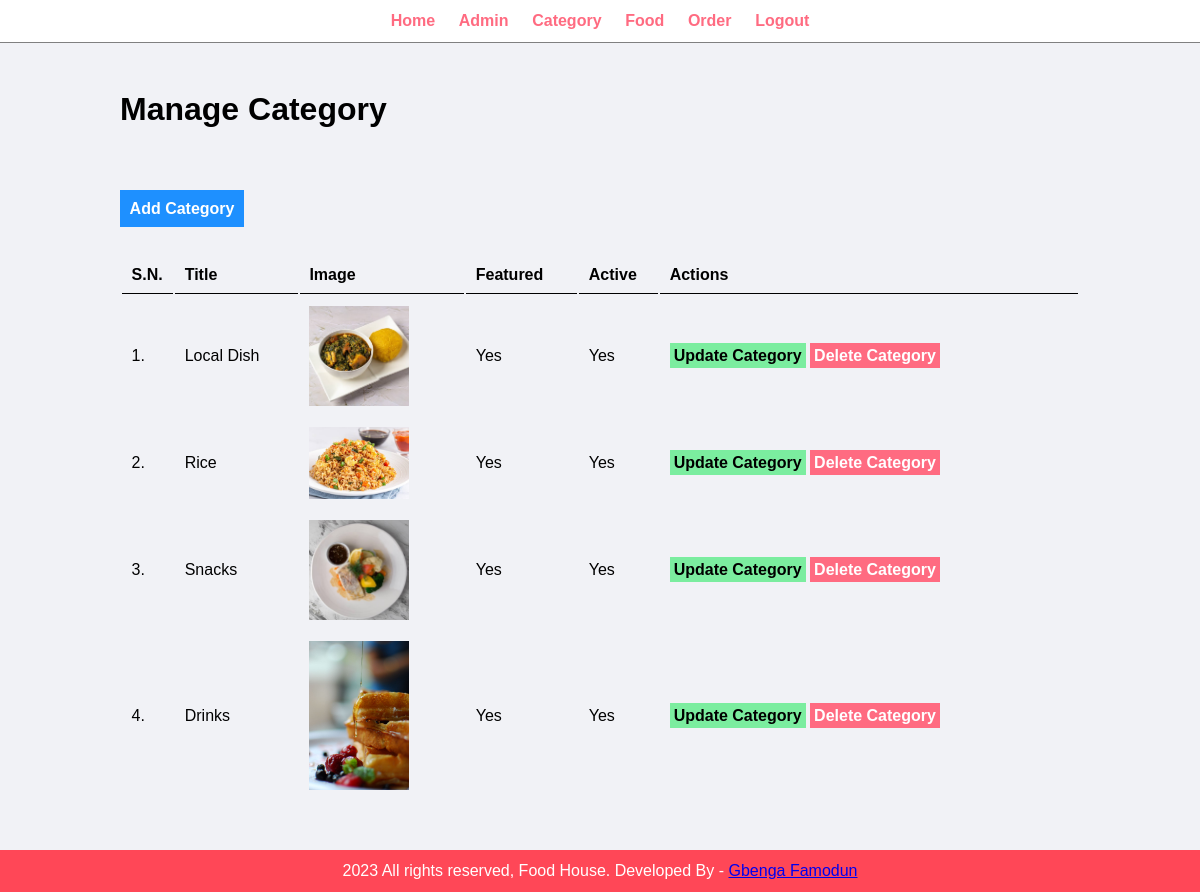
/food_order/admin/manage-category.php (signed in), run on the app's committed database.
### tables this page shows
CREATE TABLE `tbl_category` (
  `id` int(10) UNSIGNED NOT NULL,
  `title` varchar(100) NOT NULL,
  `image_name` varchar(255) NOT NULL,
  `featured` varchar(10) NOT NULL,
  `active` varchar(10) NOT NULL
);

### food_order/admin/manage-category.php (the view, shortened to what this page needs)
<?php include('partials/menu.php'); ?>
<div class="main-content">
    <div class="wrapper">
        <h1>Manage Category</h1>
        <br /><br />
        <br><br>
                <a href="<?php echo SITEURL; ?>admin/add-category.php" class="btn-primary">Add Category</a>
                <br /><br /><br />
                <table class="tbl-full">
                    <tr>
                        <th>S.N.</th>
                        <th>Title</th>
                        <th>Image</th>
                        <th>Featured</th>
                        <th>Active</th>
                        <th>Actions</th>
                    </tr>
                    <?php
                        $sql = "SELECT * FROM tbl_category";
                        $res = mysqli_query($conn, $sql);
                        $count = mysqli_num_rows($res);
                        $sn=1;
                        if($count>0)
                        {
                            while($row=mysqli_fetch_assoc($res))
                            {
                                $id = $row['id'];
                                $title = $row['title'];
                                $image_name = $row['image_name'];
                                $featured = $row['featured'];
                                $active = $row['active'];
                                ?>
                                    <tr>
                                        <td><?php echo $sn++; ?>. </td>
                                        <td><?php echo $title; ?></td>
                                        <td>
                                            <?php
                                                if($image_name!="")
                                                {
                                                    ?>
                                                    <img src="<?php echo SITEURL; ?>images/category/<?php echo $image_name; ?>" width="100px" >
                                                    <?php
                                                }
                                                else
                                                {
                                                    echo "<div class='error'>Image not Added.</div>";
                                                }
                                            ?>
                                        </td>
                                        <td><?php echo $featured; ?></td>
                                        <td><?php echo $active; ?></td>
                                        <td>
                                            <a href="<?php echo SITEURL; ?>admin/update-category.php?id=<?php echo $id; ?>" class="btn-secondary">Update Category</a>
                                            <a href="<?php echo SITEURL; ?>admin/delete-category.php?id=<?php echo $id; ?>&image_name=<?php echo $image_name; ?>" class="btn-danger">Delete Category</a>
                                        </td>
                                    </tr>
                                <?php
                            }
                        }
                        else
                        {
                            ?>
                            <tr>
                                <td colspan="6"><div class="error">No Category Added.</div></td>
                            </tr>
                            <?php
                        }
                    ?>
                </table>
    </div>
</div>
<?php include('partials/footer.php'); ?>

### food_order/admin/partials/menu.php (shortened to what this page needs)
<html>
    <head>
        <link rel="stylesheet" href="../css/admin.css">
    </head>
    <body>
        <div class="menu text-center">
            <div class="wrapper">
                <ul>
                    <li><a href="index.php">Home</a></li>
                    <li><a href="manage-admin.php">Admin</a></li>
                    <li><a href="manage-category.php">Category</a></li>
                    <li><a href="manage-food.php">Food</a></li>
                    <li><a href="manage-order.php">Order</a></li>
                    <li><a href="logout.php">Logout</a></li>
                </ul>
            </div>
        </div>

### food_order/admin/partials/footer.php
<div class="footer">
            <div class="wrapper">
                <p class="text-center">2023 All rights reserved, Food House. Developed By - <a href="#">Gbenga Famodun</a></p>
            </div>
        </div>
    </body>
</html>

### food_order/css/admin.css (style rules this page uses)
* { margin: 0; padding: 0; font-family: Arial, Helvetica, sans-serif; }
.wrapper { padding: 1%; width: 80%; margin: 0 auto; }
.text-center { text-align: center; }
.tbl-full { width: 100%; }
table tr th { border-bottom: 1px solid black; padding: 1%; text-align: left; }
table tr td { padding: 1%; }
.btn-primary { background-color: #1e90ff; padding: 1%; color: white; text-decoration: none; font-weight: bold; }
.btn-secondary { background-color: #7bed9f; padding: 1%; color: black; text-decoration: none; font-weight: bold; }
.btn-danger { background-color: #ff6b81; padding: 1%; color: white; text-decoration: none; font-weight: bold; }
.menu { border-bottom: 1px solid grey; }
.menu ul { list-style-type: none; }
.menu ul li { display: inline; padding: 1%; }
.menu ul li a { text-decoration: none; font-weight: bold; color: #ff6b81; }
.main-content { background-color: #f1f2f6; padding: 3% 0; }
.footer { background-color: #ff4757; color: white; }

### data on the page
tbl_category: title "Local Dish", image_name (picture), featured "Yes", active "Yes"
tbl_category: title "Rice", image_name (picture), featured "Yes", active "Yes"
tbl_category: title "Snacks", image_name (picture), featured "Yes", active "Yes"
tbl_category: title "Drinks", image_name (picture), featured "Yes", active "Yes"
